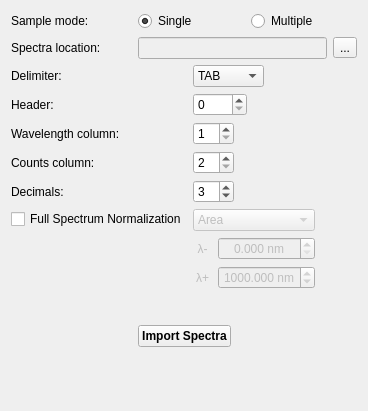
           <widget class="QWidget" name="p1">
            <property name="geometry">
             <rect>
              <x>0</x>
              <y>0</y>
              <width>368</width>
              <height>411</height>
             </rect>
            </property>
            <attribute name="label">
             <string>Load spectra</string>
            </attribute>
            <layout class="QVBoxLayout" name="verticalLayout_16">
             <item>
              <layout class="QHBoxLayout" name="p1hL1">
               <item>
                <widget class="QLabel" name="p1lB1">
                 <property name="minimumSize">
                  <size>
                   <width>121</width>
                   <height>0</height>
                  </size>
                 </property>
                 <property name="text">
                  <string>Sample mode:</string>
                 </property>
                </widget>
               </item>
               <item>
                <widget class="QRadioButton" name="p1rB2">
                 <property name="text">
                  <string>Single</string>
                 </property>
                 <property name="checked">
                  <bool>true</bool>
                 </property>
                </widget>
               </item>
               <item>
                <widget class="QRadioButton" name="p1rB1">
                 <property name="text">
                  <string>Multiple</string>
                 </property>
                 <property name="checked">
                  <bool>false</bool>
                 </property>
                </widget>
               </item>
              </layout>
             </item>
             <item>
              <layout class="QHBoxLayout" name="p1hL2">
               <item>
                <widget class="QLabel" name="p1lB2">
                 <property name="minimumSize">
                  <size>
                   <width>121</width>
                   <height>0</height>
                  </size>
                 </property>
                 <property name="text">
                  <string>Spectra location:</string>
                 </property>
                </widget>
               </item>
               <item>
                <widget class="QLineEdit" name="p1lE1">
                 <property name="enabled">
                  <bool>false</bool>
                 </property>
                 <property name="readOnly">
                  <bool>true</bool>
                 </property>
                </widget>
               </item>
               <item>
                <widget class="QToolButton" name="p1tB1">
                 <property name="text">
                  <string>...</string>
                 </property>
                </widget>
               </item>
              </layout>
             </item>
             <item>
              <layout class="QFormLayout" name="p1fL1">
               <property name="fieldGrowthPolicy">
                <enum>QFormLayout::ExpandingFieldsGrow</enum>
               </property>
               <item row="0" column="0">
                <widget class="QLabel" name="p1lB3">
                 <property name="minimumSize">
                  <size>
                   <width>121</width>
                   <height>0</height>
                  </size>
                 </property>
                 <property name="text">
                  <string>Delimiter:</string>
                 </property>
                </widget>
               </item>
               <item row="0" column="1">
                <widget class="QComboBox" name="p1cB1">
                 <item>
                  <property name="text">
                   <string>TAB</string>
                  </property>
                 </item>
                 <item>
                  <property name="text">
                   <string>SPACE</string>
                  </property>
                 </item>
                 <item>
                  <property name="text">
                   <string>,</string>
                  </property>
                 </item>
                 <item>
                  <property name="text">
                   <string>;</string>
                  </property>
                 </item>
                </widget>
               </item>
               <item row="1" column="0">
                <widget class="QLabel" name="p1lB4">
                 <property name="minimumSize">
                  <size>
                   <width>121</width>
                   <height>0</height>
                  </size>
                 </property>
                 <property name="text">
                  <string>Header:</string>
                 </property>
                </widget>
               </item>
               <item row="1" column="1">
                <widget class="QSpinBox" name="p1sB1">
                 <property name="minimum">
                  <number>0</number>
                 </property>
                 <property name="maximum">
                  <number>1000</number>
                 </property>
                </widget>
               </item>
               <item row="2" column="0">
                <widget class="QLabel" name="p1lB5">
                 <property name="minimumSize">
                  <size>
                   <width>121</width>
                   <height>0</height>
                  </size>
                 </property>
                 <property name="text">
                  <string>Wavelength column:</string>
                 </property>
                </widget>
               </item>
               <item row="2" column="1">
                <widget class="QSpinBox" name="p1sB2">
                 <property name="minimum">
                  <number>1</number>
                 </property>
                 <property name="maximum">
                  <number>10</number>
                 </property>
                </widget>
               </item>
               <item row="3" column="0">
                <widget class="QLabel" name="p1lB6">
                 <property name="minimumSize">
                  <size>
                   <width>121</width>
                   <height>0</height>
                  </size>
                 </property>
                 <property name="text">
                  <string>Counts column:</string>
                 </property>
                </widget>
               </item>
               <item row="3" column="1">
                <widget class="QSpinBox" name="p1sB3">
                 <property name="minimum">
                  <number>2</number>
                 </property>
                 <property name="maximum">
                  <number>10</number>
                 </property>
                </widget>
               </item>
               <item row="4" column="0">
                <widget class="QLabel" name="p1lB7">
                 <property name="minimumSize">
                  <size>
                   <width>121</width>
                   <height>0</height>
                  </size>
                 </property>
                 <property name="text">
                  <string>Decimals:</string>
                 </property>
                </widget>
               </item>
               <item row="4" column="1">
                <widget class="QSpinBox" name="p1sB4">
                 <property name="minimum">
                  <number>1</number>
                 </property>
                 <property name="maximum">
                  <number>10</number>
                 </property>
                 <property name="value">
                  <number>3</number>
                 </property>
                </widget>
               </item>
               <item row="5" column="0">
                <widget class="QCheckBox" name="p1cBox1">
                 <property name="text">
                  <string>Full Spectrum Normalization</string>
                 </property>
                </widget>
               </item>
               <item row="5" column="1">
                <layout class="QVBoxLayout" name="p1vL1">
                 <item>
                  <widget class="QComboBox" name="p1cB2">
                   <property name="enabled">
                    <bool>false</bool>
                   </property>
                   <item>
                    <property name="text">
                     <string>Area</string>
                    </property>
                   </item>
                   <item>
                    <property name="text">
                     <string>Norm</string>
                    </property>
                   </item>
                   <item>
                    <property name="text">
                     <string>Max. Value</string>
                    </property>
                   </item>
                   <item>
                    <property name="text">
                     <string>Internal Standard</string>
                    </property>
                   </item>
                  </widget>
                 </item>
                 <item>
                  <layout class="QGridLayout" name="p1gL1">
                   <item row="0" column="0">
                    <widget class="QLabel" name="p1lB8">
                     <property name="enabled">
                      <bool>false</bool>
                     </property>
                     <property name="text">
                      <string>λ-</string>
                     </property>
                     <property name="alignment">
                      <set>Qt::AlignCenter</set>
                     </property>
                    </widget>
                   </item>
                   <item row="0" column="1">
                    <widget class="QDoubleSpinBox" name="p1dsB1">
                     <property name="enabled">
                      <bool>false</bool>
                     </property>
                     <property name="alignment">
                      <set>Qt::AlignCenter</set>
                     </property>
                     <property name="keyboardTracking">
                      <bool>false</bool>
                     </property>
                     <property name="suffix">
                      <string> nm</string>
                     </property>
                     <property name="decimals">
                      <number>3</number>
                     </property>
                     <property name="maximum">
                      <double>1500.000000000000000</double>
                     </property>
                     <property name="singleStep">
                      <double>0.001000000000000</double>
                     </property>
                     <property name="value">
                      <double>0.000000000000000</double>
                     </property>
                    </widget>
                   </item>
                   <item row="1" column="0">
                    <widget class="QLabel" name="p1lB9">
                     <property name="enabled">
                      <bool>false</bool>
                     </property>
                     <property name="text">
                      <string>λ+</string>
                     </property>
                     <property name="alignment">
                      <set>Qt::AlignCenter</set>
                     </property>
                    </widget>
                   </item>
                   <item row="1" column="1">
                    <widget class="QDoubleSpinBox" name="p1dsB2">
                     <property name="enabled">
                      <bool>false</bool>
                     </property>
                     <property name="alignment">
                      <set>Qt::AlignCenter</set>
                     </property>
                     <property name="keyboardTracking">
                      <bool>false</bool>
                     </property>
                     <property name="suffix">
                      <string> nm</string>
                     </property>
                     <property name="decimals">
                      <number>3</number>
                     </property>
                     <property name="maximum">
                      <double>1500.000000000000000</double>
                     </property>
                     <property name="singleStep">
                      <double>0.001000000000000</double>
                     </property>
                     <property name="value">
                      <double>1000.000000000000000</double>
                     </property>
                    </widget>
                   </item>
                  </layout>
                 </item>
                </layout>
               </item>
              </layout>
             </item>
             <item>
              <spacer name="p1vS1">
               <property name="orientation">
                <enum>Qt::Vertical</enum>
               </property>
               <property name="sizeType">
                <enum>QSizePolicy::Fixed</enum>
               </property>
               <property name="sizeHint" stdset="0">
                <size>
                 <width>20</width>
                 <height>30</height>
                </size>
               </property>
              </spacer>
             </item>
             <item>
              <layout class="QHBoxLayout" name="p1hL3">
               <item>
                <spacer name="p1hS1">
                 <property name="orientation">
                  <enum>Qt::Horizontal</enum>
                 </property>
                 <property name="sizeHint" stdset="0">
                  <size>
                   <width>40</width>
                   <height>20</height>
                  </size>
                 </property>
                </spacer>
               </item>
               <item>
                <widget class="QPushButton" name="p1pB1">
                 <property name="font">
                  <font>
                   <bold>true</bold>
                  </font>
                 </property>
                 <property name="text">
                  <string>Import Spectra</string>
                 </property>
                </widget>
               </item>
               <item>
                <spacer name="p1hS2">
                 <property name="orientation">
                  <enum>Qt::Horizontal</enum>
                 </property>
                 <property name="sizeHint" stdset="0">
                  <size>
                   <width>40</width>
                   <height>20</height>
                  </size>
                 </property>
                </spacer>
               </item>
              </layout>
             </item>
             <item>
              <spacer name="p1vS2">
               <property name="orientation">
                <enum>Qt::Vertical</enum>
               </property>
               <property name="sizeHint" stdset="0">
                <size>
                 <width>20</width>
                 <height>40</height>
                </size>
               </property>
              </spacer>
             </item>
            </layout>
           </widget>
